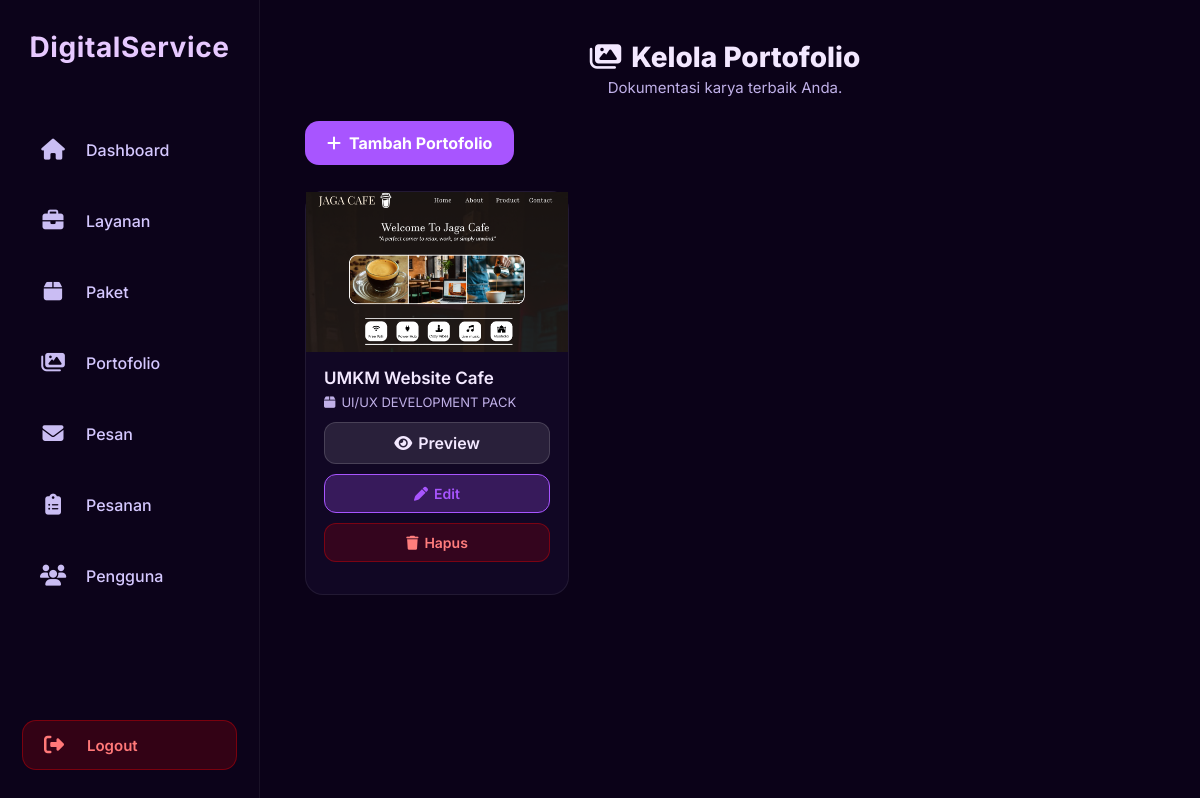
The app's page /digital_service/public/views/admin/pages/portfolios.php (signed in) with its own data.
### tables this page shows
CREATE TABLE `portfolios` (
  `id` int(10) UNSIGNED NOT NULL,
  `package_id` int(10) UNSIGNED DEFAULT NULL,
  `title` varchar(150) NOT NULL,
  `description` text DEFAULT NULL,
  `thumbnail` varchar(255) DEFAULT NULL,
  `preview_url` varchar(255) DEFAULT NULL,
  `created_at` datetime NOT NULL DEFAULT current_timestamp()
);

CREATE TABLE `packages` (
  `id` int(10) UNSIGNED NOT NULL,
  `service_id` int(10) UNSIGNED DEFAULT NULL,
  `name` varchar(100) NOT NULL,
  `description` text DEFAULT NULL,
  `price` int(10) UNSIGNED NOT NULL,
  `thumbnail` varchar(255) DEFAULT NULL,
  `created_at` datetime NOT NULL DEFAULT current_timestamp()
);

### digital_service/config/app.php (called while the page is built, shortened)
<?php
$BASE_URL = "http://localhost/digital_service/";
?>

### digital_service/public/views/admin/pages/portfolios.php (the view, shortened to what this page needs)
<?php
require_once __DIR__ . "/../../../../config/db.php";
require_once __DIR__ . "/../../../../config/app.php";
$portfolios = [];
$q = $conn->query("
    SELECT p.id, p.title, p.thumbnail, p.preview_url, p.created_at,
           pk.name AS package_name
    FROM portfolios p
    LEFT JOIN packages pk ON p.package_id = pk.id
    ORDER BY p.created_at DESC
");
if ($q) {
    while ($row = $q->fetch_assoc()) {
        $portfolios[] = $row;
    }
}
?>
<!DOCTYPE html>
<html lang="id">
<head>
    <link rel="stylesheet" href="<?= $BASE_URL ?>public/assets/styles/admin/portfolios.css">
    <link rel="stylesheet" href="https://cdnjs.cloudflare.com/ajax/libs/font-awesome/6.5.0/css/all.min.css">
</head>
<body>
<div class="admin-layout">
    <?php include __DIR__ . "/../layout/sidebar.php"; ?>
    <div class="admin-content">
        <div class="page-header">
            <h1><i class="fa-solid fa-images"></i> Kelola Portofolio</h1>
            <p class="subtitle">Dokumentasi karya terbaik Anda.</p>
        </div>
        <a href="<?= $BASE_URL ?>public/views/admin/pages/add_portfolio.php" class="add-service-btn">
            <i class="fa-solid fa-plus"></i> Tambah Portofolio
        </a>
        <div class="service-grid-admin">
            <?php if (count($portfolios)): ?>
                <?php foreach ($portfolios as $item): ?>
                    <div class="service-card-admin">
                        <div class="service-thumb-admin">
                            <?php if ($item['thumbnail']): ?>
                                <img src="<?= $BASE_URL ?>uploads/portfolios/<?= htmlspecialchars($item['thumbnail']) ?>" alt="<?= htmlspecialchars($item['title']) ?>">
                            <?php else: ?>
                                <div class="no-thumb"><i class="fa-solid fa-image"></i></div>
                            <?php endif; ?>
                        </div>
                        <div class="service-info-admin">
                            <h4><?= htmlspecialchars($item['title']) ?></h4>
                            <p class="service-ref">
                                <i class="fa-solid fa-box"></i>
                                <?= htmlspecialchars($item['package_name'] ?? "Tidak ada paket") ?>
                            </p>
                            <div class="card-actions">
                                <?php if (!empty($item['preview_url'])): ?>
                                <a href="<?= htmlspecialchars($item['preview_url']) ?>" target="_blank" class="btn-preview">
                                    <i class="fa-solid fa-eye"></i> Preview
                                </a>
                                <?php endif; ?>
                                <a href="<?= $BASE_URL ?>public/views/admin/pages/edit_portfolio.php?id=<?= $item['id'] ?>" class="btn-edit">
                                    <i class="fa-solid fa-pen"></i> Edit
                                </a>
                                <a href="<?= $BASE_URL ?>public/views/admin/actions/portfolio_delete.php?id=<?= $item['id'] ?>" class="btn-delete btn-delete-portfolio">
                                    <i class="fa-solid fa-trash"></i> Hapus
                                </a>
                            </div>
                        </div>
                    </div>
                <?php endforeach; ?>
            <?php else: ?>
                <p style="color: var(--text-dim); font-size: 15px;">Belum ada portofolio.</p>
            <?php endif; ?>
        </div>
    </div>
</div>
</body>
</html>

### digital_service/public/assets/styles/admin/portfolios.css (style rules this page uses)
:root { --bg-main: #0b0218; --bg-elevated: #110724; --border: rgba(255, 255, 255, 0.07); --text: #f3e8ff; --text-dim: #c0b0e8; --accent: #a855ff; --accent-hover: #bb79ff; --danger: #ff4d4d; }
a { text-decoration: none; }
body { background: var(--bg-main); color: var(--text); font-family: "Inter", sans-serif; }
.admin-layout { display: flex; width: 100%; }
.admin-content { flex: 1; margin-left: 250px; padding: 40px 55px; }
.page-header { text-align: center; margin-bottom: 24px; }
.page-header h1 { display: flex; justify-content: center; align-items: center; gap: 10px; font-size: 28px; font-weight: 800; }
.page-header .subtitle { font-size: 15px; color: var(--text-dim); margin-top: 4px; }
.add-service-btn { display: inline-flex; align-items: center; gap: 8px; background: var(--accent); color: #fff; padding: 12px 22px; border-radius: 14px; font-weight: 700; margin-bottom: 26px; transition: .25s ease; }
.service-grid-admin { display: grid; grid-template-columns: repeat(auto-fill, minmax(260px, 1fr)); gap: 24px; }
.service-card-admin { background: var(--bg-elevated); border-radius: 18px; overflow: visible; border: 1px solid var(--border); transition: .25s ease; }
.service-thumb-admin { width: 100%; height: 160px; background: rgba(255, 255, 255, .05); display: flex; justify-content: center; align-items: center; overflow: hidden; }
.service-thumb-admin img { width: 100%; height: 100%; object-fit: cover; }
.service-info-admin { padding: 16px 18px 32px; }
.service-info-admin h4 { font-size: 17px; font-weight: 600; margin-bottom: 6px; }
.service-info-admin .service-ref { font-size: 13px; margin-bottom: 12px; color: var(--text-dim); display: flex; align-items: center; gap: 6px; }
.card-actions { display: flex; flex-direction: column; gap: 10px; }
.btn-preview { width: 100%; background: rgba(255, 255, 255, .1); border: 1px solid rgba(255, 255, 255, .15); color: var(--text); padding: 10px 14px; border-radius: 12px; display: flex; justify-content: center; align-items: center; gap: 6px; font-weight: 600; transition: .22s ease; }
.btn-edit, .btn-delete { flex: 1; padding: 10px 14px; font-size: 14px; border-radius: 12px; display: flex; justify-content: center; align-items: center; gap: 6px; font-weight: 600; transition: .22s ease; }
.btn-edit { background: rgba(168, 85, 255, .25); border: 1px solid var(--accent); color: var(--accent); }
.btn-delete { background: rgba(255, 0, 0, .15); border: 1px solid rgba(255, 0, 0, .35); color: #ff7d7d; }

### digital_service/public/assets/styles/components/sidebar.css (style rules this page uses)
* { margin: 0; padding: 0; box-sizing: border-box; font-family: "Inter", sans-serif }

### records on screen
portfolios: thumbnail (picture), title "UMKM Website Cafe", package.name "UI/UX DEVELOPMENT PACK"
